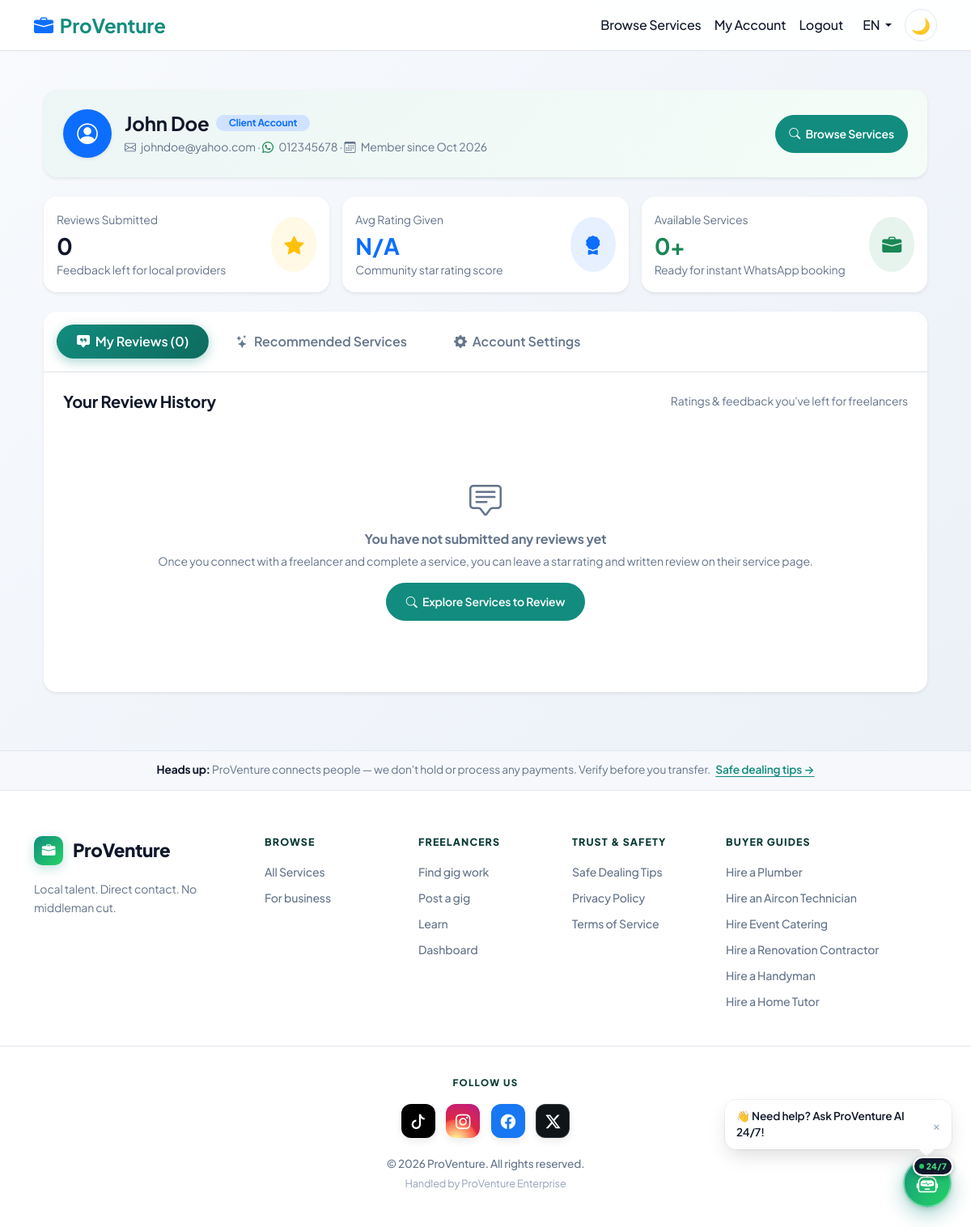
Screenshot of /client/dashboard.php (signed in) with the database file from the repository.
### tables this page shows
CREATE TABLE IF NOT EXISTS users (
    id INT AUTO_INCREMENT PRIMARY KEY,
    name VARCHAR(100) NOT NULL,
    email VARCHAR(150) NOT NULL UNIQUE,
    password VARCHAR(255) NOT NULL,
    phone VARCHAR(20) NOT NULL,
    role ENUM('client', 'freelancer') NOT NULL,
    profile_image VARCHAR(255) DEFAULT NULL,
    created_at TIMESTAMP DEFAULT CURRENT_TIMESTAMP,
    updated_at TIMESTAMP DEFAULT CURRENT_TIMESTAMP ON UPDATE CURRENT_TIMESTAMP
);

### includes/functions.php (called while the page is built, shortened)
<?php
function e(string $value): string
{
    return htmlspecialchars($value, ENT_QUOTES, 'UTF-8');
}

### client/dashboard.php (the view, shortened to what this page needs)
<?php
require_once __DIR__ . '/../config/database.php';
require_once __DIR__ . '/../includes/functions.php';
$clientId = (int) $_SESSION['user_id'];
$stmt = $pdo->prepare("SELECT name, email, phone, role, created_at FROM users WHERE id = ?");
$stmt->execute([$clientId]);
$clientUser = $stmt->fetch(PDO::FETCH_ASSOC);
$stmt = $pdo->prepare("
    SELECT r.id, r.rating, r.review_text, r.created_at,
           s.id AS service_id, s.title AS service_title, s.price,
           u.name AS provider_name, u.phone AS provider_phone,
           c.name AS category_name
    FROM reviews r
    JOIN services s ON r.service_id = s.id
    JOIN users u ON s.user_id = u.id
    LEFT JOIN categories c ON s.category_id = c.id
    WHERE r.client_id = ?
    ORDER BY r.created_at DESC
");
$stmt->execute([$clientId]);
$clientReviews = $stmt->fetchAll(PDO::FETCH_ASSOC);
$totalReviews = count($clientReviews);
$avgRatingGiven = 0;
$recommendedServices = $pdo->query("
    SELECT s.id, s.title, s.price, s.description, s.availability,
           c.name AS category_name, u.name AS provider_name, u.phone AS provider_phone,
           COALESCE(AVG(r.rating), 0) AS avg_rating, COUNT(r.id) AS review_count
    FROM services s
    JOIN users u ON s.user_id = u.id
    LEFT JOIN categories c ON s.category_id = c.id
    LEFT JOIN reviews r ON s.id = r.service_id
    WHERE s.status = 'approved' AND s.availability = 1
    GROUP BY s.id
    ORDER BY avg_rating DESC, s.created_at DESC
    LIMIT 4
")->fetchAll(PDO::FETCH_ASSOC);
require_once __DIR__ . '/../includes/header.php';
?>
<div class="container py-4">
    <div class="card border-0 rounded-4 shadow-sm p-4 mb-4 client-welcome-card">
        <div class="d-flex flex-column flex-md-row justify-content-between align-items-md-center gap-3">
            <div class="d-flex align-items-center gap-3">
                <div class="rounded-circle bg-primary text-white d-flex align-items-center justify-content-center shadow-sm" style="width: 60px; height: 60px; font-size: 1.6rem;">
                    <i class="bi bi-person-circle"></i>
                </div>
                <div>
                    <div class="d-flex align-items-center gap-2">
                        <h2 class="h4 fw-bold mb-0"><?php echo e($clientUser['name']); ?></h2>
                        <span class="badge bg-primary-subtle text-primary rounded-pill px-3 py-1 small">Client Account</span>
                    </div>
                    <div class="text-muted small mt-1">
                        <i class="bi bi-envelope me-1"></i> <?php echo e($clientUser['email']); ?> &middot;
                        <i class="bi bi-whatsapp me-1 text-success"></i> <?php echo e($clientUser['phone']); ?> &middot;
                        <i class="bi bi-calendar3 me-1"></i> Member since <?php echo date('M Y', strtotime($clientUser['created_at'])); ?>
                    </div>
                </div>
            </div>
            <div class="d-flex gap-2">
                <a href="/cshub/index.php" class="btn btn-primary btn-sm rounded-pill px-3 fw-semibold">
                    <i class="bi bi-search me-1"></i> Browse Services
                </a>
            </div>
        </div>
    </div>
    <div class="row g-3 mb-4">
        <div class="col-md-4">
            <div class="card border-0 shadow-sm rounded-4 p-3 h-100">
                <div class="d-flex align-items-center justify-content-between">
                    <div>
                        <span class="text-muted small">Reviews Submitted</span>
                        <h3 class="fw-bold mb-0 mt-1"><?php echo $totalReviews; ?></h3>
                        <span class="text-muted small">Feedback left for local providers</span>
                    </div>
                    <div class="bg-warning bg-opacity-10 text-warning p-3 rounded-circle fs-4">
                        <i class="bi bi-star-fill"></i>
                    </div>
                </div>
            </div>
        </div>
        <div class="col-md-4">
            <div class="card border-0 shadow-sm rounded-4 p-3 h-100">
                <div class="d-flex align-items-center justify-content-between">
                    <div>
                        <span class="text-muted small">Avg Rating Given</span>
                        <h3 class="fw-bold mb-0 mt-1 text-primary"><?php echo $avgRatingGiven > 0 ? $avgRatingGiven . ' / 5.0' : 'N/A'; ?></h3>
                        <span class="text-muted small">Community star rating score</span>
                    </div>
                    <div class="bg-primary bg-opacity-10 text-primary p-3 rounded-circle fs-4">
                        <i class="bi bi-award-fill"></i>
                    </div>
                </div>
            </div>
        </div>
        <div class="col-md-4">
            <div class="card border-0 shadow-sm rounded-4 p-3 h-100">
                <div class="d-flex align-items-center justify-content-between">
                    <div>
                        <span class="text-muted small">Available Services</span>
                        <h3 class="fw-bold mb-0 mt-1 text-success">
                            <?php echo count($recommendedServices); ?>+
                        </h3>
                        <span class="text-muted small">Ready for instant WhatsApp booking</span>
                    </div>
                    <div class="bg-success bg-opacity-10 text-success p-3 rounded-circle fs-4">
                        <i class="bi bi-briefcase-fill"></i>
                    </div>
                </div>
            </div>
        </div>
    </div>
    <div class="card border-0 shadow-sm rounded-4 overflow-hidden mb-4">
        <div class="card-header border-bottom p-3" style="background: transparent;">
            <ul class="nav nav-pills card-header-pills gap-2" id="clientTabs" role="tablist">
                <li class="nav-item" role="presentation">
                    <button class="nav-link active rounded-pill px-4 fw-semibold" id="reviews-tab" data-bs-toggle="tab" data-bs-target="#reviewsPane" type="button" role="tab">
                        <i class="bi bi-chat-square-quote-fill me-1"></i> My Reviews (<?php echo $totalReviews; ?>)
                    </button>
                </li>
                <li class="nav-item" role="presentation">
                    <button class="nav-link rounded-pill px-4 fw-semibold" id="recommended-tab" data-bs-toggle="tab" data-bs-target="#recommendedPane" type="button" role="tab">
                        <i class="bi bi-stars me-1"></i> Recommended Services
                    </button>
                </li>
                <li class="nav-item" role="presentation">
                    <button class="nav-link rounded-pill px-4 fw-semibold" id="profile-tab" data-bs-toggle="tab" data-bs-target="#profilePane" type="button" role="tab">
                        <i class="bi bi-gear-fill me-1"></i> Account Settings
                    </button>
                </li>
            </ul>
        </div>
        <div class="card-body p-4">
            <div class="tab-content" id="clientTabsContent">
                <div class="tab-pane fade show active" id="reviewsPane" role="tabpanel">
                    <div class="d-flex justify-content-between align-items-center mb-3">
                        <h5 class="fw-bold mb-0">Your Review History</h5>
                        <span class="text-muted small">Ratings &amp; feedback you've left for freelancers</span>
                    </div>
                    <?php if (empty($clientReviews)): ?>
                        <div class="text-center py-5 text-muted">
                            <div class="py-3">
                                <i class="bi bi-chat-square-text fs-1 d-block mb-2 text-muted"></i>
                                <h6 class="fw-bold">You have not submitted any reviews yet</h6>
                                <p class="small mb-3 text-muted">Once you connect with a freelancer and complete a service, you can leave a star rating and written review on their service page.</p>
                                <a href="/cshub/index.php" class="btn btn-primary btn-sm rounded-pill px-4">
                                    <i class="bi bi-search me-1"></i> Explore Services to Review
                                </a>
                            </div>
                        </div>
                    <?php endif; ?>
                </div>
            </div>
        </div>
    </div>
</div>
<?php require_once __DIR__ . '/../includes/footer.php'; ?>

### assets/css/style.css (style rules this page uses)
:root { --primary-color: #128C7E; --primary-hover: #0D6B5E; --whatsapp-green: #25D366; --whatsapp-hover: #1DA851; --card-shadow: 0 4px 20px rgba(0, 0, 0, 0.06); --card-shadow-hover: 0 12px 32px rgba(0, 0, 0, 0.12); }
html, body { min-height: 100vh; margin: 0; padding: 0; }
body { background-color: var(--bg-secondary, #f8f9fa); background-image: var(--bg-body-gradient, none); background-attachment: fixed; font-family: 'Plus Jakarta Sans', system-ui, -apple-system, BlinkMacSystemFont, 'Segoe UI', Roboto, sans-serif; letter-spacing: -0.01em; color: var(--text-primary, #0f172a); transition: background-color 0.3s ease, color 0.3s ease; }
[data-theme="light"] body { background-color: #f8f9fa !important; background-image: linear-gradient(135deg, #f8fafd 0%, #e8eef6 100%) !important; color: #0f172a !important; }
.card { background-color: var(--card-bg, #ffffff); border-radius: 1rem; box-shadow: var(--card-shadow); border: 1px solid var(--border-color, #e2e8f0); transition: all 0.3s ease; }
.btn-primary { background-color: var(--primary-color); border-color: var(--primary-color); padding: 0.75rem 1.5rem; font-weight: 600; border-radius: 0.5rem; transition: all 0.3s ease; }
.client-welcome-card { background: linear-gradient(135deg, rgba(18, 140, 126, 0.08) 0%, rgba(37, 211, 102, 0.05) 100%); border: 1px solid var(--border-color, #e2e8f0); }

### assets/css/theme.css (style rules this page uses)
[data-theme="light"] { --bg-primary: #ffffff; --bg-secondary: #f8f9fa; --bg-tertiary: #f1f5f9; --bg-hero: #eef4f9; --bg-section-alt: #f5f8fb; --bg-body: #f8f9fa; --bg-body-gradient: linear-gradient(135deg, #f8fafd 0%, #e8eef6 100%); --text-primary: #0f172a; --text-secondary: #64748b; --text-muted: #94a3b8; --text-label: #334155; --border-color: #e2e8f0; --border-light: #f1f5f9; --card-bg: #ffffff; --card-shadow: 0 4px 20px rgba(0, 0, 0, 0.06); --card-shadow-hover: 0 12px 32px rgba(0, 0, 0, 0.12); --primary-color: #128C7E; --primary-hover: #0D6B5E; --whatsapp-green: #25D366; --whatsapp-hover: #1DA851; --cta-bg: #128C7E; --alert-success-bg: #d4edda; --alert-success-text: #155724; --alert-danger-bg: #f8d7da; --alert-danger-text: #721c24; --alert-info-bg: #d1ecf1; --alert-info-text: #0c5460; --input-bg: #ffffff; --input-border: #cbd5e1; --input-focus-border: #128C7E; --input-text: #0f172a; --navbar-bg: rgba(255, 255, 255, 0.92); --navbar-text: #0f172a; --footer-bg: #ffffff; --footer-text: #64748b; --hero-glow-1: rgba(18, 140, 126, 0.12); --hero-glow-2: rgba(37, 211, 102, 0.10); --glass-card-bg: rgba(255, 255, 255, 0.88); --glass-card-border: rgba(255, 255, 255, 0.95); --pill-bg: #eef7f5; --pill-text: #0d6b5e; --pill-hover-bg: #d8eee9; --badge-subtle-bg: rgba(18, 140, 126, 0.08); --badge-subtle-text: #0d6b5e; --stat-border: rgba(18, 140, 126, 0.15); --accent-gradient: linear-gradient(135deg, #128C7E 0%, #25D366 100%); --card-hover-border: rgba(18, 140, 126, 0.35); color-scheme: light; }
html, body { min-height: 100vh; }
body { background-color: var(--bg-secondary) !important; background-image: var(--bg-body-gradient) !important; background-attachment: fixed !important; color: var(--text-primary); transition: background-color 0.3s ease, color 0.3s ease; }
.card { background-color: var(--card-bg); color: var(--text-primary); border: 1px solid var(--border-color); box-shadow: var(--card-shadow); backdrop-filter: blur(16px); -webkit-backdrop-filter: blur(16px); }
.card-header { background-color: var(--card-bg); border-color: var(--border-light); color: var(--text-primary); }
.card-body { color: var(--text-primary); }
.nav-link { color: var(--navbar-text) !important; font-weight: 500; }
.text-muted { color: var(--text-secondary) !important; }
.card-header-pills { margin: 0; }
.nav-pills .nav-link { color: var(--text-secondary) !important; background: transparent; border: 1px solid transparent; border-radius: 999px; font-weight: 600; transition: all 0.2s ease; }
.nav-pills .nav-link.active { background: linear-gradient(135deg, #128C7E 0%, #0d6b5e 100%) !important; color: #ffffff !important; box-shadow: 0 4px 14px rgba(18, 140, 126, 0.35); }
html[data-theme] { visibility: visible; }

### rows the page displays
users: name "John Doe", email "johndoe@yahoo.com", phone "012345678", created_at "Oct 2026"

### other values shown
__('Browse Services') "Browse Services"
__('My Account') "My Account"
__('Logout') "Logout"
$totalReviews "0"
count($recommendedServices) "0"
